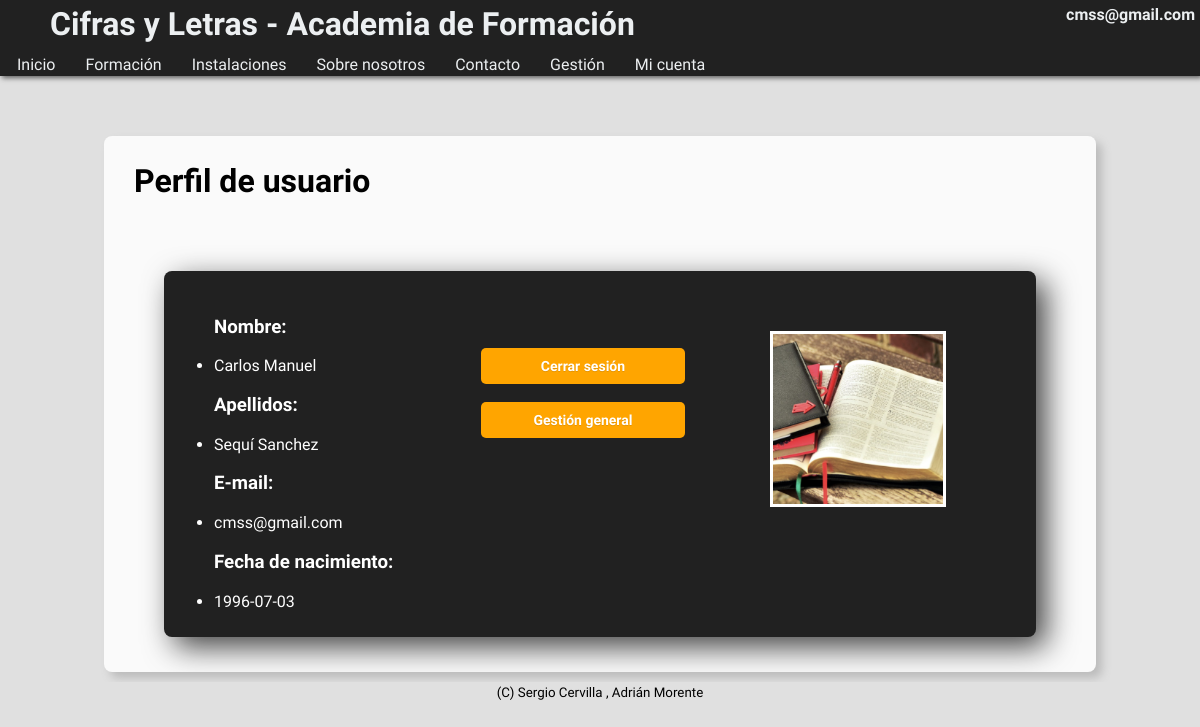
Page /user.php?p=7 (signed in) on the committed database.
### tables this page shows
CREATE TABLE `Student` (
  `name` varchar(30) NOT NULL,
  `lastname` varchar(30) NOT NULL,
  `emailStudent` varchar(50) NOT NULL,
  `birth` date DEFAULT NULL,
  `password` varchar(50) DEFAULT NULL,
  PRIMARY KEY (`emailStudent`)
);

### php/database-methods.php (the view, shortened to what this page needs)
<?php
  function isTeacher($db){
    $activeUser = $_SESSION['login_user'];
    $isTeacher = "SELECT emailTeacher FROM Teacher WHERE emailTeacher='$activeUser'";
    $resultTeacher = mysqli_query($db,$isTeacher);
    if ($resultTeacher->num_rows > 0)
      $isTeacher = true;
    else
      $isTeacher = false;
    return $isTeacher;
  }
  function getAttributes(){
    include("config-db.php");
    $active = $_SESSION['login_user'];
    $isTeacher = isTeacher($db);
    if($isTeacher)
      $sql = "SELECT name, lastname, emailTeacher, birth FROM Teacher WHERE emailTeacher='$active'";
    else
      $sql = "SELECT name, lastname, emailStudent, birth FROM Student WHERE emailStudent='$active'";
    $result = $db->query($sql);
    if ($result->num_rows > 0){
      while($value = $result->fetch_assoc()){
        echo '<h3>Nombre:</h3>';
        echo '<li>'.$value['name'].'</li>';
        echo '<h3>Apellidos:</h3>';
        echo '<li>'.$value['lastname'].'</li>';
        echo '<h3>E-mail:</h3>';
        if($isTeacher)
          echo '<li>'.$value['emailTeacher'].'</li>';
        else
          echo '<li>'.$value['emailStudent'].'</li>';
        echo '<h3>Fecha de nacimiento:</h3>';
        echo '<li>'.$value['birth'].'</li>';
      }
    }
  }
?>

### php/users_common_page.php (shortened to what this page needs)
<?php
  function UserHTMLbegin(){
    echo '
    <!DOCTYPE html>
    <html>
    <head>
      <meta charset="utf-8">
      <link rel="stylesheet" href="style.css">
      <link href="https://fonts.googleapis.com/css?family=Overpass" rel="stylesheet">
      <link href="https://fonts.googleapis.com/css?family=Gloria+Hallelujah" rel="stylesheet">
      <link href="https://fonts.googleapis.com/css?family=Patrick+Hand" rel="stylesheet">
      <script src="./js/contact-validator.js"></script>
      <script src="./js/subject-validator.js"></script>
      <script src="./js/delete-subject-validator.js"></script>
      <script src="./js/register-user.js"></script>
      <title>Cifras y Letras</title>
    </head>
    <body>
    ';
  }
  function UserHTMLend(){
    echo'
    </body>
    </html>
    ';
  }
  function UserHTMLheader($activo){
    echo '
    <div class="top-panel">
      <header>
        <div class="top-header">
          <a class="header-item" href="user.php?p=0"><div class="logo-header">
            <h1>Cifras y Letras - Academia de Formación</h1>
          </div></a>
          <a class="header-item link-item" href="#"><div class="login-header">
            <h4><a href="user.php?p=7">';
            $activeUser = $_SESSION['login_user'];
            echo "$activeUser";
            echo '</a></h4>
          </div></a>
        </div>
      </header>
      <nav>
        <div><ul class="link-item">';
        $items = ["Inicio", "Formación", "Instalaciones", "Sobre nosotros", "Contacto", "Gestión", "Mi cuenta"];
          foreach ($items as $k => $v)
            echo "<li".($k==$activo?" class='activo'":"").">"."<a href='user.php?p=".($k)."'>".$v."</a></li>";
        echo '</ul>
        </div>
      </nav>
    </div>';
  }
  function UserHTMLcontent($page){
    echo '<div id="content">';
    switch($page){
      case 7:
        UserHTMLLogin();
        break;
    }
    echo '</div>';
  }
  function UserHTMLfooter(){
    echo'
    <footer>
    <small>(C) Sergio Cervilla , Adrián Morente</small>
    </footer>
    ';
  }
  function UserHTMLLogin(){
    include("config-db.php");
    include("database-methods.php");
    echo '
    <div class="general-content" id="user-profile">
      <h1>Perfil de usuario</h1><br>
      <div class="gallery-content">
        <div class="gallery-image">
          <img src="./images/libros.jpg" alt="libros.jpg" />
        </div>
        <div class="gallery-text">
          <ul class="user-attributes">';
          getAttributes($db);
          echo '</ul>
          <div class="floatable-button">
            <form method="post">
              <input type="submit" formmethod="post" name="submit" class="login login-submit" value="Cerrar sesión">
            </form>
            <form method="post">
              <input type="submit" formmethod="post" name="gestion" class="login login-submit" value="Gestión general">
            </form>
          </div>
        </div>
      </div>
    </div>
    ';
  }
?>

### user.php (shortened to what this page needs)
<?php
  require "./php/users_common_page.php";
  UserHTMLbegin();
  if($_SESSION['login_user']){
    UserHTMLheader($_GET["p"]);
    UserHTMLcontent($_GET["p"]);
    UserHTMLfooter();
    UserHTMLend();
  }
  else{
    header("location: index.php?p=0");
  }
?>

### style.css (style rules this page uses)
body { margin: 0 auto; background-color: #e0e0e0; }
.top-panel { overflow: auto; background-color: #212121; box-shadow: 2px 2px 5px rgb(94, 94, 94); margin-bottom: 50px; }
.top-panel a { color: #eceff1; text-decoration: none; }
header { font-family: 'Gloria Hallelujah', cursive; overflow: auto; }
.header-item h1, h4 { margin-top: 5px; margin-bottom: 10px; }
.logo-header { float: left; padding-left: 50px; }
.login-header { float: right; padding-right: 5px; }
nav { font-family: 'Patrick Hand', cursive; }
nav ul { margin-top: 0; margin-bottom: 0; overflow: auto; padding: 2px; }
nav li { list-style-type: none; display: inline; padding: 0px 15px 0px 15px; }
#content { overflow: auto; margin-left: 7%; margin-right: 7%; }
.general-content { overflow: auto; padding: 5px 30px 5px 30px; margin: 10px 20px 10px 20px; box-shadow: 6px 6px 10px #BBB; border-radius: 8px; background-color: #fafafa; font-family: 'Overpass', sans-serif; }
.general-content img { width: 250px; margin: 0px 40px 40px 40px; float: right; }
.gallery-content { color: white; font-size: 100%; padding: 10px; overflow: auto; margin: 30px; border-radius: 8px; font-family: 'Overpass', sans-serif; background-color: #212121; box-shadow: 10px 10px 30px #434343; }
.gallery-content .gallery-text { float: left; width: 50%; }
.gallery-content .gallery-image { float: right; width: 50%; }
.gallery-content .gallery-image img { width: 50%; border: solid 3px white; margin-top: 50px; margin-right: 80px; }
#user-profile .gallery-image { width: 40%; float: right; }
#user-profile .gallery-text { width: 60%; float: left; }
.user-attributes { float: left; width: 40%; }
.floatable-button { float: right; margin-top: 50px; width: 40%; }
input, textarea { transition: all 800ms; font-family: "Roboto"; resize: none; overflow: auto; outline: none; font-family: inherit; box-sizing: border-box; width: 100%; padding: 0px 4px; color: #34495e; margin-top: 1.25em; }
body { font-family: 'Overpass', sans-serif; }
.login { text-align: center; font-size: 14px; font-family: 'Overpass', sans-serif; font-weight: 700; height: 36px; padding: 0 8px; }
.login-submit { border-radius: 5px; cursor: pointer; border: 0px; color: #fff; text-shadow: 0 1px rgba(0, 0, 0, 0.1); background-color: orange; }
footer { text-align: center; }

### rows in the picture
student: name "Carlos Manuel", lastname "Sequí Sanchez", emailStudent "cmss@gmail.com", birth "1996-07-03"

### other values in the picture
$activeUser "cmss@gmail.com"
$v "Inicio"
$v "Formación"
$v "Instalaciones"
$v "Sobre nosotros"
$v "Contacto"
$v "Gestión"
$v "Mi cuenta"
